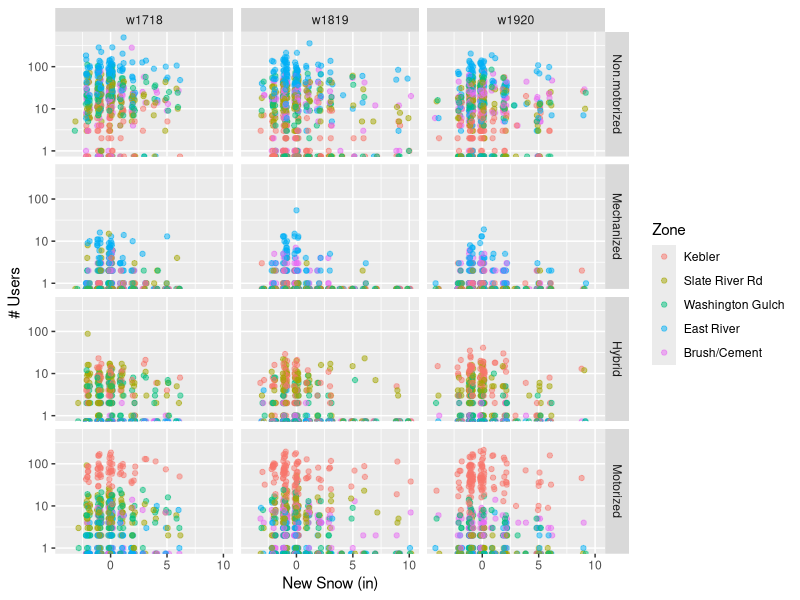
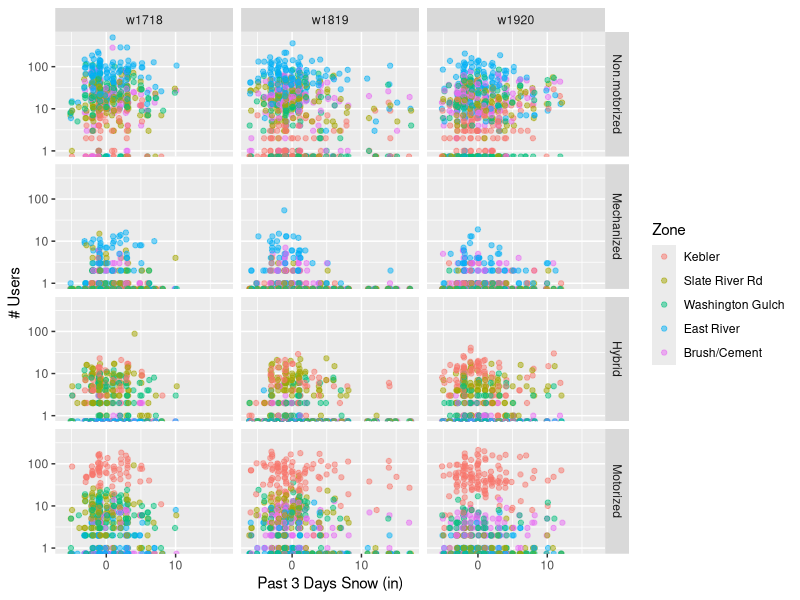
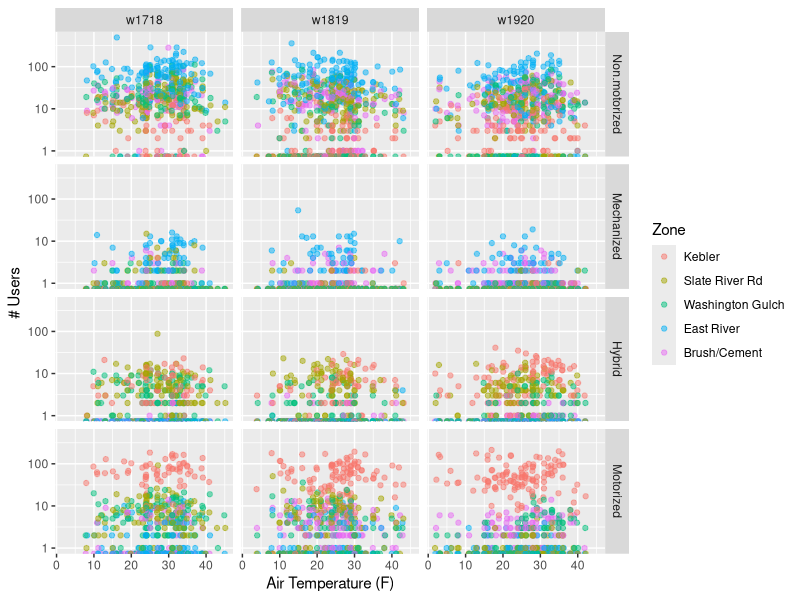
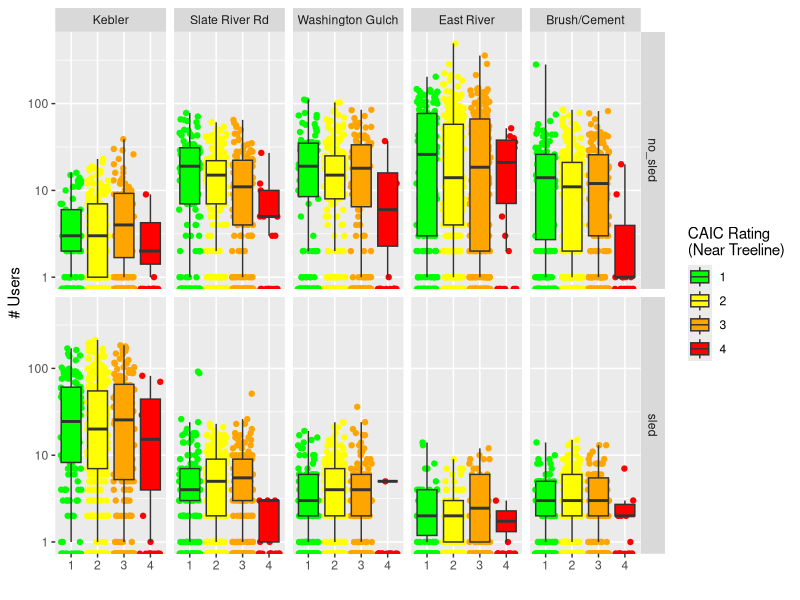
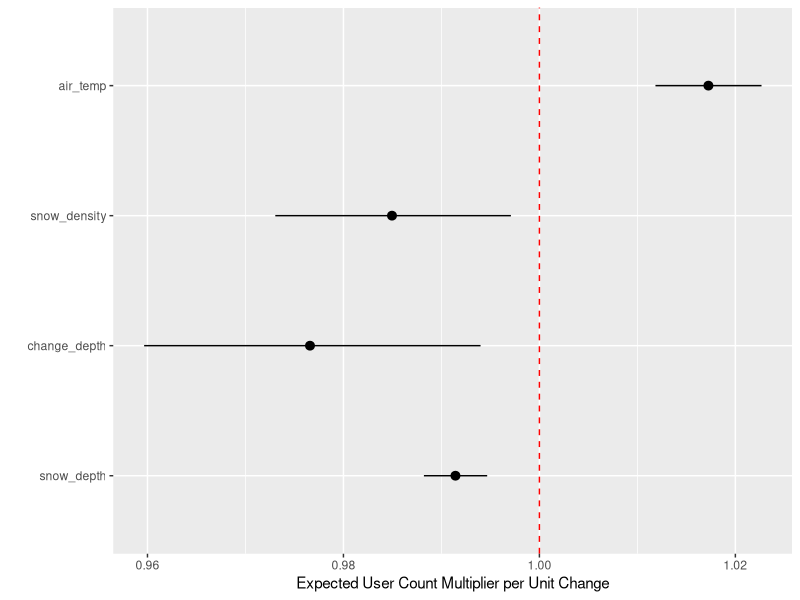
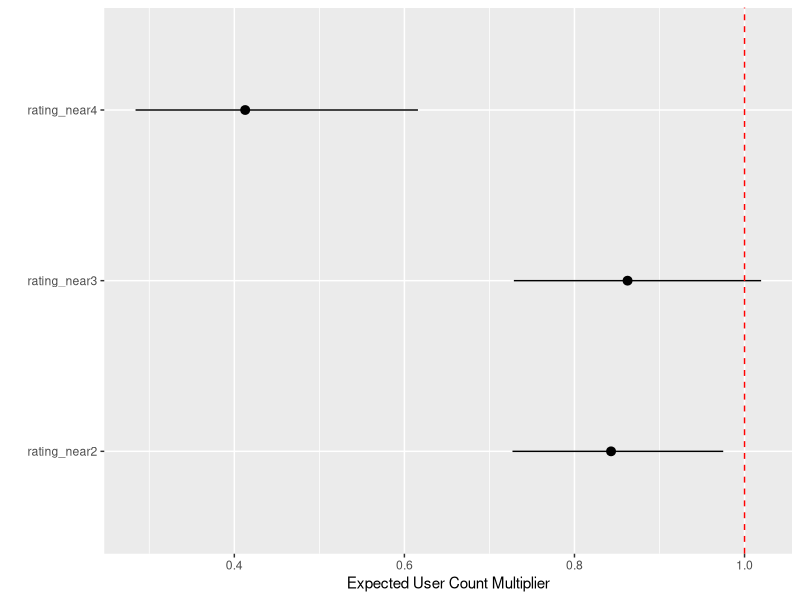
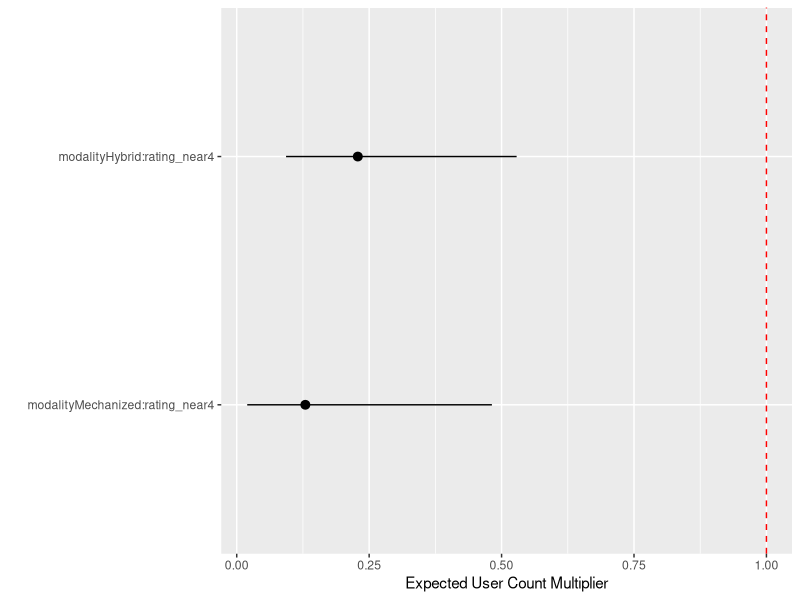
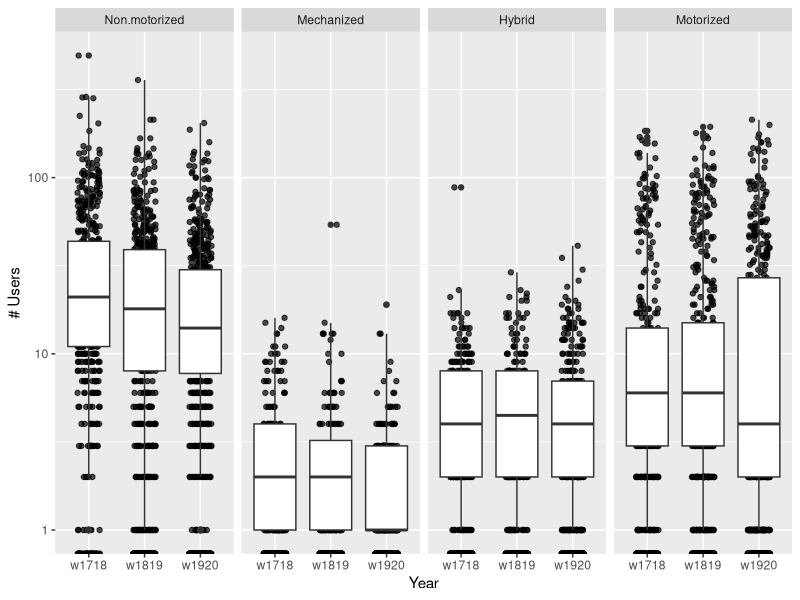

Write the R code that produced these figures, in order.
## ---- chunk 1
knitr::opts_chunk$set(echo = FALSE, warning = FALSE, message = FALSE)
library(tidyverse)
library(lubridate)
library(MASS)

by_zone <- read.csv("data/by_zone.csv")
by_zone$rating_below <- factor(by_zone$rating_below)
by_zone$rating_near <- factor(by_zone$rating_near)
by_zone$rating_above <- factor(by_zone$rating_above)
by_zone$modality <- factor(by_zone$modality, levels = c("Non.motorized", "Mechanized", "Hybrid", "Motorized"))
by_zone$Zone <- factor(by_zone$Zone, levels = c("Kebler", "Slate River Rd", "Washington Gulch", "East River", "Brush/Cement"))
## ---- chunk 2
ggplot(by_zone, aes(change_depth, user.count, color = Zone))+
  geom_jitter(height = 0, width = 0.2, alpha = 0.5)+
  facet_grid(modality~year)+
  scale_y_log10()+
  labs(x="New Snow (in)", y="# Users")
## ---- chunk 3
ggplot(by_zone, aes(past3snow, user.count, color = Zone))+
  geom_jitter(height = 0, width = 0.2, alpha = 0.5)+
  facet_grid(modality~year)+
  scale_y_log10()+
  labs(x="Past 3 Days Snow (in)", y="# Users")
## ---- chunk 4
ggplot(by_zone, aes(air_temp, user.count, color = Zone))+
  geom_jitter(height = 0, width = 0.2, alpha = 0.5)+
  facet_grid(modality~year)+
  scale_y_log10()+
  labs(x="Air Temperature (F)", y="# Users")
## ---- chunk 5
ggplot(na.omit(by_zone), aes(rating_near, user.count, fill=rating_near))+
  geom_jitter(aes(color=rating_near))+
  geom_boxplot(outlier.shape = NA)+
  scale_y_log10()+
  facet_grid(has_sled~Zone)+
  scale_fill_manual(values = c("green", "yellow", "orange", "red"))+
  scale_color_manual(values = c("green", "yellow", "orange", "red"),guide=FALSE)+
  labs(x="", y="# Users", fill="CAIC Rating\n(Near Treeline)")

## ---- chunk 6
model1 <- glm.nb(user.count ~ modality*(Zone+rating_near)+air_temp+change_depth+
                   snow_depth+snow_density+weekend, 
                 data=by_zone)
anova(model1)
#summary(model1)
weather_ests <- exp(coef(model1)[c("snow_depth", "change_depth", "snow_density","air_temp")])
rating_ests <- exp(coef(model1)[c("rating_near2", "rating_near3", "rating_near4")])  
highD_ests <- exp(coef(model1)[c("modalityMechanized:rating_near4","modalityHybrid:rating_near4")]) 
m1_CI <- confint(model1)
weather_confs <- exp(m1_CI[c("snow_depth", "change_depth", "snow_density", "air_temp"),])
rating_confs <- exp(m1_CI[c("rating_near2", "rating_near3", "rating_near4"),])
highD_confs <- exp(m1_CI[c("modalityMechanized:rating_near4","modalityHybrid:rating_near4"),])
## ---- chunk 7
weather_model <- data.frame(var.labels=factor(names(weather_ests), levels=names(weather_ests)), weather_ests, 
                        low95 = weather_confs[,1], up95 = weather_confs[,2])
ggplot(weather_model, aes(var.labels, weather_ests))+
  geom_pointrange(aes(ymin=low95, ymax=up95))+
  geom_hline(yintercept=1, linetype = "dashed", color = "red")+
  labs(x = "", y =  "Expected User Count Multiplier per Unit Change")+ coord_flip()
## ---- chunk 8
rating_model <- data.frame(var.labels=factor(names(rating_ests), levels=names(rating_ests)), rating_ests, 
                        low95 = rating_confs[,1], up95 = rating_confs[,2])
ggplot(rating_model, aes(var.labels, rating_ests))+
  geom_pointrange(aes(ymin=low95, ymax=up95))+
  geom_hline(yintercept=1, linetype = "dashed", color = "red")+
  labs(x = "", y =  "Expected User Count Multiplier")+ coord_flip()
## ---- chunk 9
highD_model <- data.frame(var.labels=factor(names(highD_ests), levels=names(highD_ests)), highD_ests, 
                        low95 = highD_confs[,1], up95 = highD_confs[,2])
ggplot(highD_model, aes(var.labels, highD_ests))+
  geom_pointrange(aes(ymin=low95, ymax=up95))+
  geom_hline(yintercept=1, linetype = "dashed", color = "red")+
  labs(x = "", y =  "Expected User Count Multiplier")+ coord_flip()

## ---- chunk 10
ggplot(by_zone, aes(year, user.count))+
  geom_jitter(height = 0, width = 0.2, alpha = 0.7)+
  geom_boxplot()+
  facet_grid(~modality)+
  scale_y_log10()+
  labs(x="Year", y="# Users")
## ---- chunk 11
year_totals <- by_zone %>%
  group_by(year, Zone, modality) %>%
  summarise(users = sum(user.count, na.rm = TRUE))
ggplot(year_totals, aes(year, users, fill=modality))+
  geom_col()+
  facet_grid(~Zone)+
  theme(axis.text.x=element_text(angle=60, hjust=1))+
  scale_fill_hue(direction=-1)+
  labs(x="Year", y="# Users")
## ---- chunk 12
day_totals <- by_zone %>% 
  group_by(date, weekend) %>%
  summarise(users = sum(user.count, na.rm = TRUE)) %>%
  arrange(desc(users))

#head(day_totals, 10)

ggplot(day_totals, aes((yday(date)+30)%%365, users))+
  geom_smooth(span=0.3)+
  geom_point(aes(color=weekend))+
  scale_x_continuous(breaks = c(0,31,62,90,120), 
                     labels = c("Dec 1", "Jan 1", "Feb 1", "Mar 1", "Apr 1"))+
  labs(x="", y="# Users")+
  ylim(0,NA)
## ---- chunk 13
day_totals_modes <- by_zone %>% 
  group_by(date, weekend, has_sled) %>%
  summarise(users = sum(user.count, na.rm = TRUE)) %>%
  arrange(desc(users))

ggplot(day_totals_modes, aes((yday(date)+30)%%365, users))+
  geom_point(aes(color=weekend))+
   geom_smooth(span=0.4)+
  scale_x_continuous(breaks = c(0,31,62,90,120), 
                     labels = c("Dec 1", "Jan 1", "Feb 1", "Mar 1", "Apr 1"))+
  #scale_y_log10()+
  labs(x="", y="# Users")+
  facet_grid(~has_sled)+
  ylim(0,NA)
